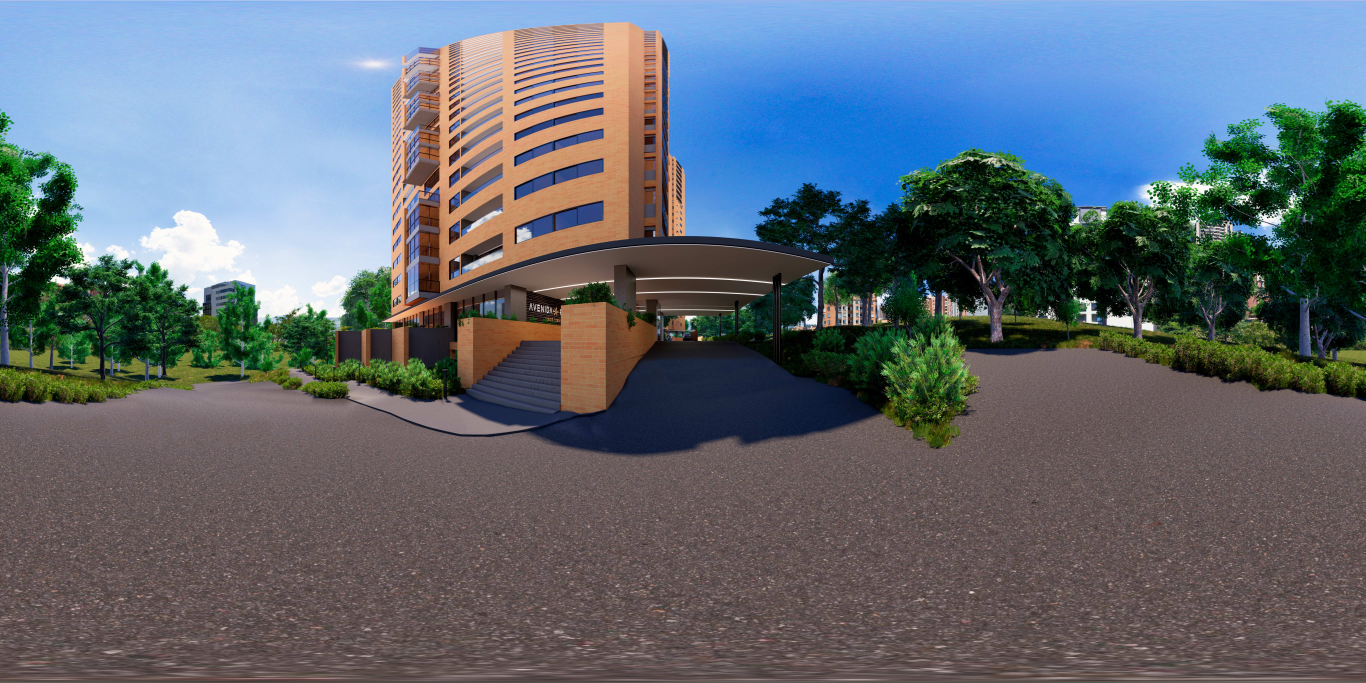
#> input picture ResizeImgs/Procesar/0_14.29462,-19.64452,5.257782(1,18).jpg, 8192 x 4096 px (shown at 1/6 size); its folder holds 4 pictures in this run
$ python Resize.py
#> lines starting #> are read from the running program, lines starting #| are printed output that depends on the picture
import msvcrt
from PIL import Image
import os
import errno
from os import listdir
from os.path import isfile, isdir

def ls1(path):
    return [obj for obj in listdir(path) if isfile(path + obj)]

size_img = int(input("size: "));
#> the answer given: 100
value = int(input("Quality: "));
#> the answer given: 3

directorio = "Procesar/"
files=ls1("Procesar/")
for file in files:
    print(file)
    image_file = file

    #abrimos la imagen
    img = Image.open(f"{directorio}{image_file}")
#> img is the input picture: PIL image 8192x4096 RGB; mean R, G, B 96.6, 105.4, 114

    # cogemos la anchura y altura
    width, height = img.size
#> width = 8192; height = 4096
    print(img.size)
#| (8192, 4096)

    nW = size_img
    aux = (height * nW)/width
#> aux = 50
    nH = int(aux)
#> nH = 50

    new_img = img.resize((nW,nH), Image.BILINEAR)
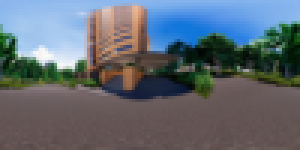
#> new_img: PIL image 100x50 RGB (shown 3 times larger); mean R, G, B 96.6, 105.4, 114

    new_img.save("Procesar/" + image_file, optimize=False, quality = value)

    print(nW, nH)
#| 100 50
#> pass 2 of the loop `for file in files:`:
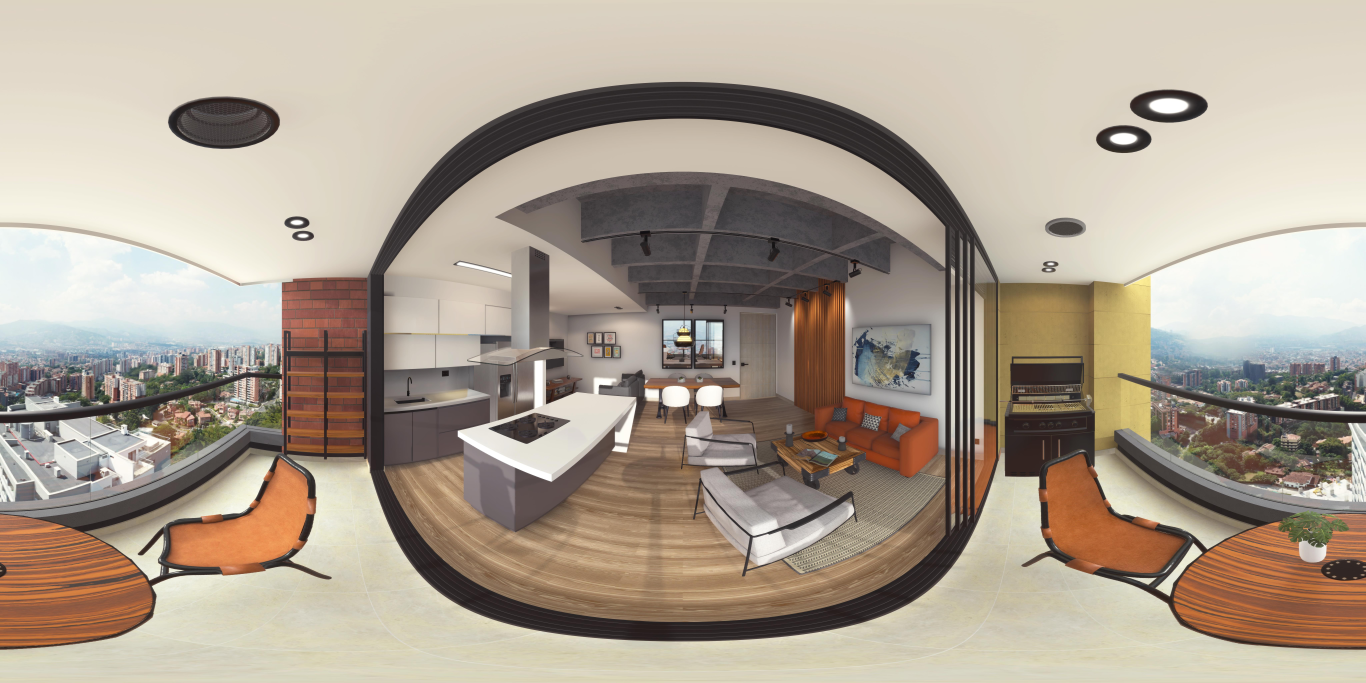
#> input picture ResizeImgs/Procesar/0_2.39,-2.15,1.70.jpg, 8192 x 4096 px (shown at 1/6 size)
#> img is the input picture: PIL image 8192x4096 RGB; mean R, G, B 172.8, 160.3, 145.4
#| (8192, 4096)
#> `new_img = img.resize((nW,nH), Image.BILINEAR)`:
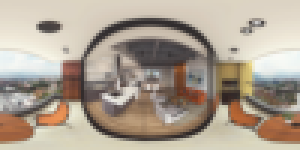
#> new_img: PIL image 100x50 RGB (shown 3 times larger); mean R, G, B 172.8, 160.3, 145.5
#| 100 50
#> pass 3 of the loop `for file in files:`:
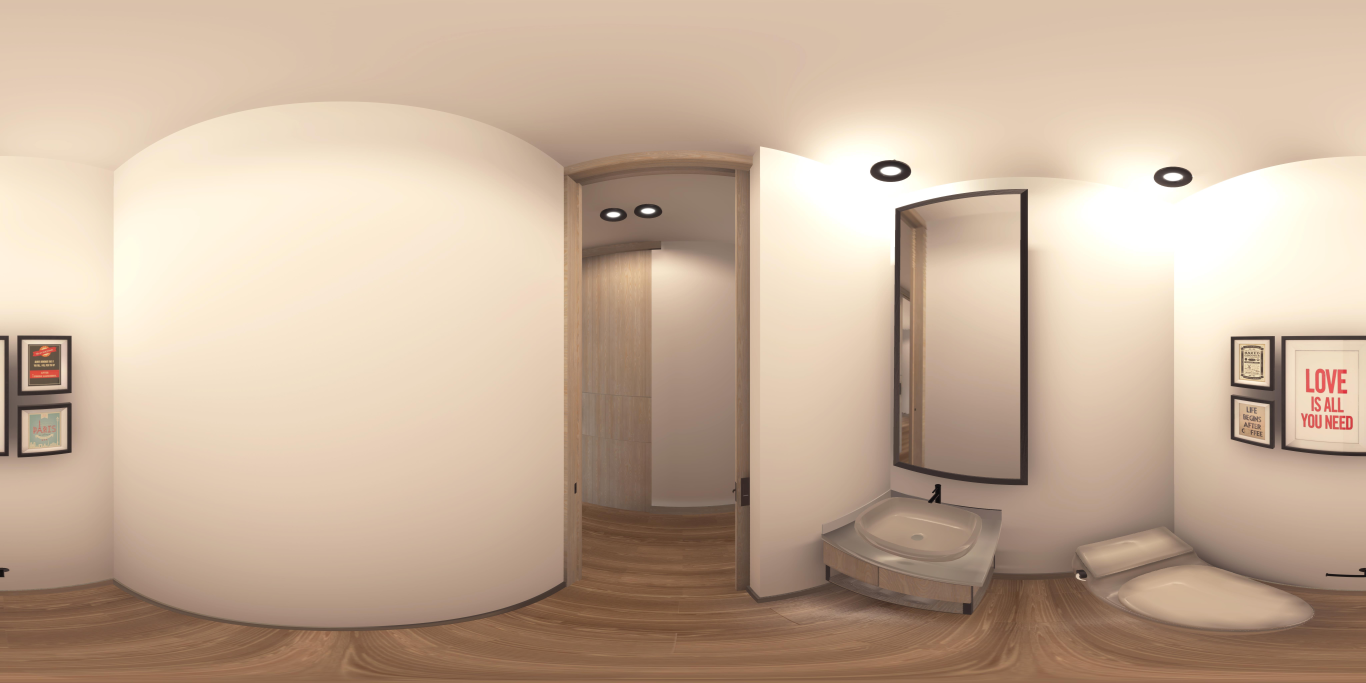
#> input picture ResizeImgs/Procesar/10_-1.63,0.15,1.70(9).jpg, 8192 x 4096 px (shown at 1/6 size)
#> img is the input picture: PIL image 8192x4096 RGB; mean R, G, B 200.6, 177.3, 155.9
#| (8192, 4096)
#> `new_img = img.resize((nW,nH), Image.BILINEAR)`:
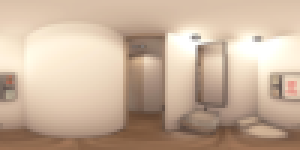
#> new_img: PIL image 100x50 RGB (shown 3 times larger); mean R, G, B 200.6, 177.3, 156
#| 100 50
#> the loop made 4 passes; the first 3 are shown

msvcrt.getch()
